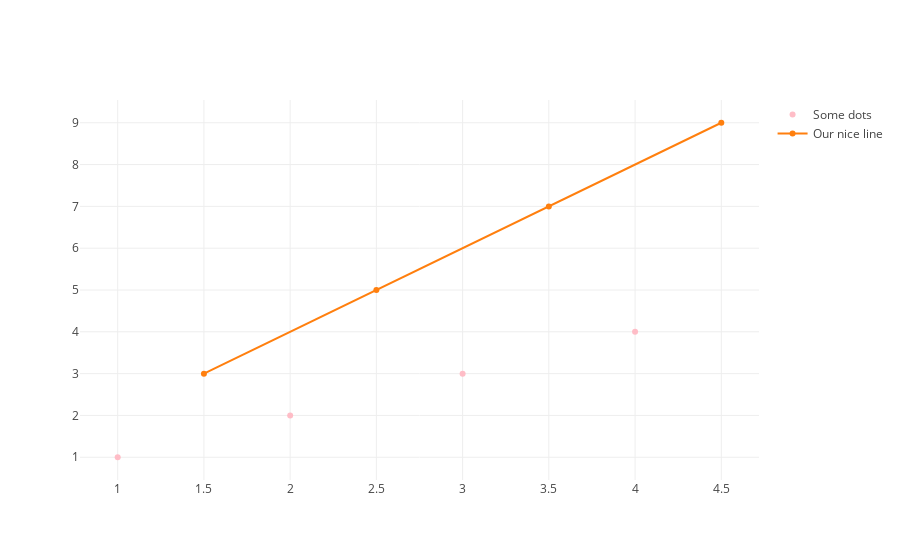

Notebook source saved alongside this figure:
### Markdown cell above
Finally, we create a plot of the two traces.

### Code cell
plotly.offline.iplot([
    trace0, trace1
])

### Figure 1 — Plotly figure (JSON) as saved in the notebook; plotly's stock layout.template omitted (floating-point values rounded to 4 significant figures)
{"data": [{"marker": {"color": "rgba(255, 182, 193, .9)"}, "mode": "markers", "name": "Some dots", "type": "scatter", "uid": "ecc2d610-78d8-11e9-a59d-234735bf4bc9", "x": [1, 2, 3, 4], "y": [1, 2, 3, 4]}, {"name": "Our nice line", "type": "scatter", "uid": "ecc2d7e6-78d8-11e9-a59d-234735bf4bc9", "x": [1.5, 2.5, 3.5, 4.5], "y": [3, 5, 7, 9]}], "layout": {}}
